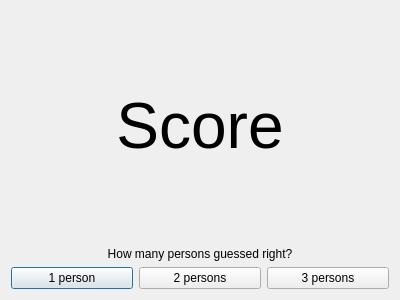
<?xml version="1.0" encoding="UTF-8"?>
<ui version="4.0">
 <class>GuessDialog</class>
 <widget class="QDialog" name="GuessDialog">
  <property name="geometry">
   <rect>
    <x>0</x>
    <y>0</y>
    <width>400</width>
    <height>300</height>
   </rect>
  </property>
  <property name="windowTitle">
   <string>Dialog</string>
  </property>
  <layout class="QVBoxLayout" name="verticalLayout">
   <item>
    <widget class="QLabel" name="scoreLabel">
     <property name="sizePolicy">
      <sizepolicy hsizetype="Expanding" vsizetype="Expanding">
       <horstretch>0</horstretch>
       <verstretch>0</verstretch>
      </sizepolicy>
     </property>
     <property name="font">
      <font>
       <pointsize>48</pointsize>
      </font>
     </property>
     <property name="text">
      <string>Score</string>
     </property>
     <property name="alignment">
      <set>Qt::AlignCenter</set>
     </property>
    </widget>
   </item>
   <item>
    <widget class="QLabel" name="explainLabel">
     <property name="text">
      <string>How many persons guessed right?</string>
     </property>
     <property name="alignment">
      <set>Qt::AlignCenter</set>
     </property>
    </widget>
   </item>
   <item>
    <layout class="QHBoxLayout" name="horizontalLayout">
     <item>
      <widget class="QPushButton" name="x1Button">
       <property name="text">
        <string>1 person</string>
       </property>
      </widget>
     </item>
     <item>
      <widget class="QPushButton" name="x2Button">
       <property name="text">
        <string>2 persons</string>
       </property>
      </widget>
     </item>
     <item>
      <widget class="QPushButton" name="x3Button">
       <property name="text">
        <string>3 persons</string>
       </property>
      </widget>
     </item>
    </layout>
   </item>
  </layout>
 </widget>
 <resources/>
 <connections/>
</ui>
